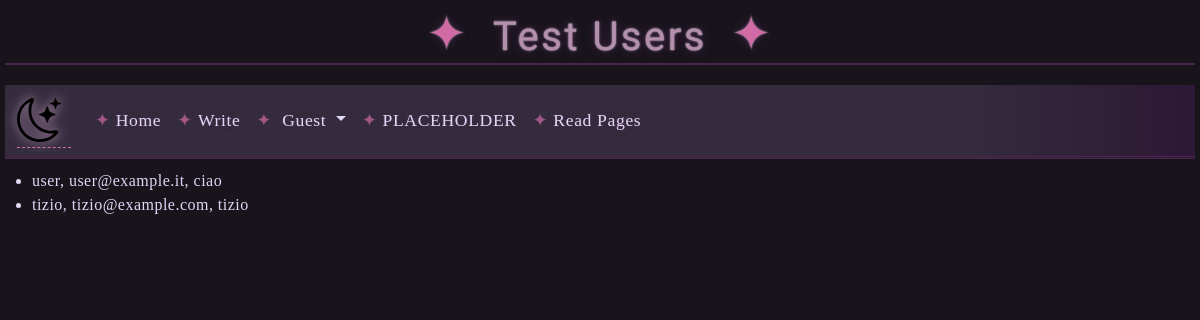
Page /testuser on the earlier database version.
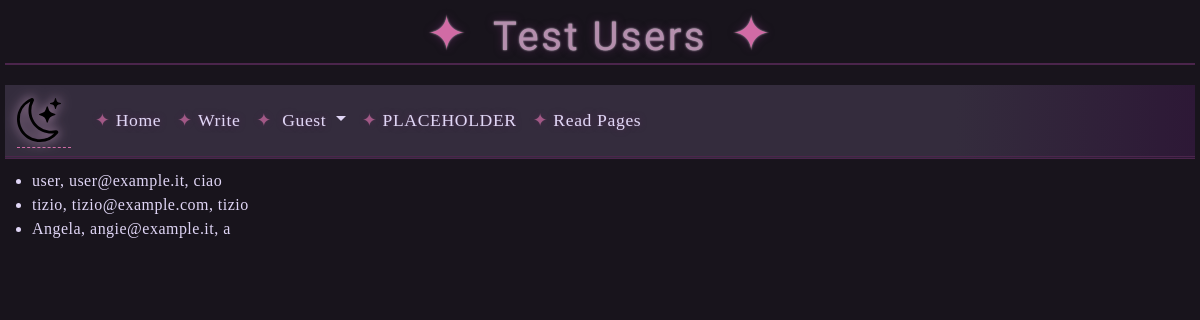
Same page on the later database version.
### app/models.py (models this page shows)
class User(db.Model):
  metadata_obj
  id = db.Column(db.Integer, primary_key = True)
  name = db.Column(db.String(100), nullable = False)
  email = db.Column(db.String(100), unique = True, nullable = False)
  password = db.Column(db.String(16), nullable = False)
  pages = db.relationship('Page', backref = 'author', lazy = True)

### app/routes.py (the view)
@app.route('/testuser')
def testuser():
  users = User.query.all()
  return render_template('test-user.html', users=users, title='Test Users')

### app/templates/test-user.html (shortened to what this page needs)
{% extends('base.html') %}
{% block content %}
<ul>
{% for user in users %}
<li>{{ user.name }}, {{ user.email }}, {{ user.password }}</li>
{% endfor %}
</ul>
{% endblock %}

### app/templates/base.html (shortened to what this page needs)
<!DOCTYPE html>
<html lang="en">
<head>
  <link rel="stylesheet" href="{{ url_for('static', filename='styles/style.css') }}">
    <link
      href="https://cdn.jsdelivr.net/npm/bootstrap@5.3.6/dist/css/bootstrap.min.css"
      rel="stylesheet"
    />
  </head>
  <body>
    <header>
      <h1>{{title}}</h1>
      {% include 'navbar.html' %}
    </header>
      {% block content %}
      {% endblock %}
</body>
</html>

### app/templates/navbar.html (shortened to what this page needs)
<link rel="stylesheet" href="{{ url_for('static', filename='/styles/style.css') }}">
<link rel="stylesheet" href="{{ url_for('static', filename='/styles/navbarstyle.css') }}">
<nav class="navbar navbar-expand-lg bg-body-tertiary">
  <div class="container-fluid">
    <a class="navbar-brand" href="{{url_for('home')}}"><img src="static\styles\moon-stars.svg" /></a>
    <div class="collapse navbar-collapse" id="navbarElements">
      <ul class="navbar-nav me-auto mb-2 mb-lg-0">
        <li class="nav-item">
          <a class="nav-link" href="{{url_for('home')}}">Home</a>
        </li>
        <li class="nav-item">
          <a class="nav-link" href="{{ url_for('write') }}">Write</a>
        </li>
        <li class="nav-item dropdown">
          <a
            class="nav-link dropdown-toggle"
            href="#"
            role="button"
            data-bs-toggle="dropdown"
            aria-expanded="false"
          >
            {% if 'username' in session %}
            {{ session['username'] }}
            {% else %}
            Guest
            {% endif %}
          </a>
        </li>
        <li class="nav-item">
          <a class="nav-link" href="#">PLACEHOLDER</a>
        </li>
        <li class="nav-item">
          <a class="nav-link" href="{{ url_for('read') }}">Read Pages</a>
        </li>
      </ul>
    </div>
  </div>
</nav>

### app/static/styles/style.css (style rules this page uses)
body { background: #18141c; color: #e0d6f6; font-family: 'Cormorant Garamond', serif; letter-spacing: 0.03em; }
header { padding: 5px; padding-bottom: 10px; letter-spacing: 2.5px; text-align: center; }
h1, h2, h3 { font-family: 'UnifrakturCook', 'Cinzel Decorative', serif; color: #b48ead; text-shadow: 0 0 8px #4b254c, 0 0 2px #fff; border-bottom: 2px double #4b254c; margin-bottom: 0.5em; }
a { color: #d16ba5; text-decoration: none; border-bottom: 1px dashed #d16ba5; transition: color 0.2s; }
h1::before, h1::after { content: "✦"; color: #d16ba5; margin: 0 0.5em; font-size: 1.2em; }

### app/static/styles/navbarstyle.css (style rules this page uses)
nav.navbar { background: linear-gradient(90deg, #342c3d 80%, #2d1836 100%); border-bottom: 3px double #4b254c; font-family: 'Cormorant Garamond', serif; letter-spacing: 0.04em; }
.navbar-brand img { height: 2.2em; filter: drop-shadow(0 0 6px #b48ead) brightness(1.2); margin-right: 0.5em; }
.navbar-nav .nav-link, .navbar-nav .dropdown-toggle { color: #e0d6f6 !important; font-size: 1.1em; text-shadow: 0 0 6px #4b254c, 0 0 2px #fff2; transition: color 0.2s, text-shadow 0.2s; position: relative; }
.navbar-nav .nav-link::before { content: "✦"; color: #d16ba5; margin-right: 0.3em; font-size: 1em; opacity: 0.7; transition: color 0.2s; }

Differences in the rows shown:
added User: name "Angela", email "angie@example.it", password "a"
